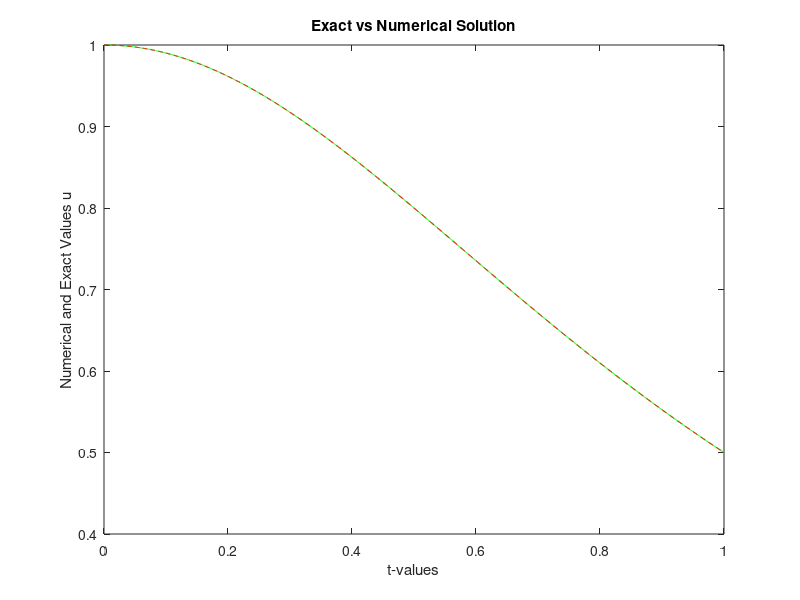

Here is the MATLAB script that generated this plot:
%%%%%%%%%%%%%%%%%%%%%%%%%%%%%%%%%%%%%%%%%%%%%%%%%%%%%%%%%%%%%%%%%%%%%%%%%%%
% Numerical Solution of an Initial Value Problem
% using the Two-Step Adams-Moulton Method
%
% Differential Equation:
%     du/dt = -2*t*u^2
%
% Exact Solution:
%     u(t) = 1/(1+t^2)
%
% Initialization:
%     Third-Order Classical Explicit Runge-Kutta (RK3) Method
%
% Numerical Method:
%     Two-Step Adams-Moulton Method
%
% Language:
%     MATLAB
%
% Developed as part of the coursework for
% Numerical Methods for Ordinary Differential Equations
% M.Sc. Applied Mathematics
% South Asian University
%
% Author: Kshitij Bahukhandi
%%%%%%%%%%%%%%%%%%%%%%%%%%%%%%%%%%%%%%%%%%%%%%%%%%%%%%%%%%%%%%%%%%%%%%%%%%%

clear all; 
% Initial value for N 
N=10;  
% Loop for various values of N 
for I=1:8 
    H=1.0/N; 
    disp('Num Soln of Non-Linear IVP using 2-step Adams-Moulton Method'); 
    disp('  '); 
     
    % Formation of Nodal Points 
    for L=1:N+1 
        T(L)=(L-1)*H; 
    end 
     
    % Exact Solution & RHS function  
    for L=1:N+1 
        EU(L)=1.0/(1+T(L)*T(L)); 
    end 
     
    % Initial Conditions 
    U(1)=EU(1); 
    NU(1)=EU(1); 
    tic % CPU time starts 
     
    % Solution at t=h using 3rd order classical explicit RK-Method  
    K1=-2*H*T(1)*U(1)*U(1); 
    K2=-2*H*(T(1)+H/2)*(U(1)+K1/2)*(U(1)+K1/2); 
    K3=-2*H*(T(1)+H)*(U(1)-K1+2*K2)*(U(1)-K1+2*K2); 
    U(2)=U(1)+(K1+4*K2+K3)/6; 
    NU(2)=EU(2); 
     
    % Solution at advanced time point  
    for L=2:N 
        OLDU(3)=EU(L+1); 
        U(3)=OLDU(3); 
        for KK=1:600 
            T1=T(L-1); T2=T(L); T3=T(L+1); 
            U1=U(1); U2=U(2); U3=U(3); 
            AA=(5*H/6)*T3*U3*U3+U3-U2+H*(8*T2*U2*U2-T1*U1*U1)/6; 
            DA=(5*H/3)*T3*U3+1; 
            U(3)=U(3)-AA/DA; 
NU(L+1)=U(3); 
BIG=abs(U(3)-OLDU(3)); 
if BIG<=10^(-12), break; 
end 
OLDU(3)=U(3); 
end 
% Set new Initial Conditions 
U(1)=U(2); 
U(2)=U(3); 
end 
% Calculate error 
ERR=abs(NU(N+1)-EU(N+1)); 
% Print errors 
fprintf('N=%4.2f, ERR=%10.4e/n',N,ERR); 
disp('  '); 
% Update N 
N=2*N; 
end 

%%
toc % CPU Time ends 
% Elapsed time is 0.038832 seconds. 
% Plot the results 
figure(1); 
plot(T,NU,'-g',T,EU,'--r'); 
xlabel('t-values'); 
ylabel('Numerical and Exact Values u'); 
title('Exact vs Numerical Solution');
%
